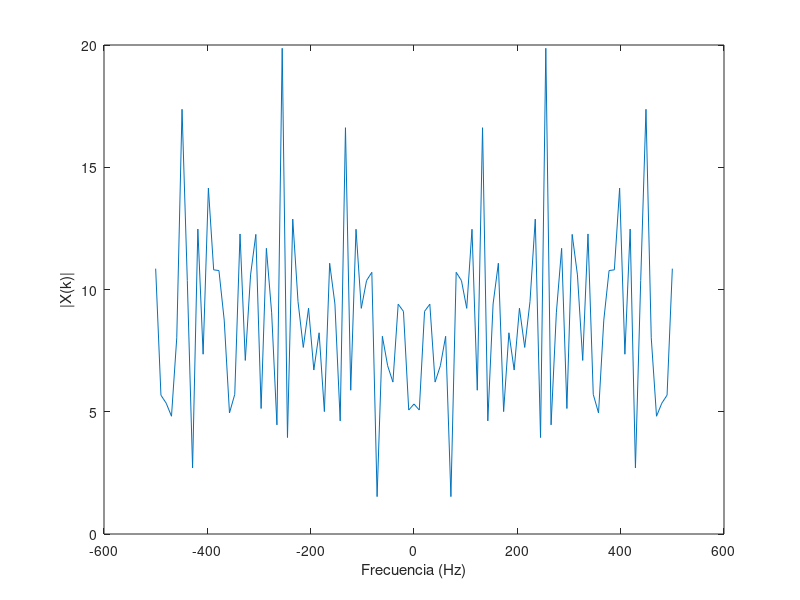

Write MATLAB code to recreate this figure. (Note: this script raises an error after producing the figure.)
%%%%%%%%%%%%%%%%%%%%%%%%%%%%%%%%%%%%%%%%%%%%%%%%%%%%%%%%%%%%
%%%%%%%%%%%%%%  PARTE 1: Convolución Circular %%%%%%%%%%%%%%
%%%%%%%%%%%%%%%%%%%%%%%%%%%%%%%%%%%%%%%%%%%%%%%%%%%%%%%%%%%%

% PREGUNTA 1

% Parámetros
N = 99;        % Longitud de x[n], puede ajustarse
Ts = 1e-3;     % Periodo de muestreo

% Generar señal aleatoria x[n]
x = randn(N, 1);

% Calcular su espectro X(k)
X = fftshift(fft(x));

% Vector de frecuencia para graficar
Fs = 1/Ts;
f = linspace(-Fs/2, Fs/2, N);

% Graficar el espectro de x[n]
figure;
plot(f, abs(X));
xlabel("Frecuencia (Hz)");
ylabel("|X(k)|");
xline(0)
title("Espectro de x[n]");

% PREGUNTA 2

% Respuesta al impulso del canal h[n]
h = [0, -0.1, 0.3, -0.5, 0.7, -0.9, 0.7, -0.5, 0.3, -0.1, 0]';

% Llenar con ceros h[n] hasta longitud N
h_padded = [h; zeros(N - length(h), 1)];

% Calcular su espectro H(k)
H = fftshift(fft(h_padded));

% Graficar el espectro de h[n]
figure;
plot(f, abs(H));
xlabel("Frecuencia (Hz)");
ylabel("|H(k)|");
title("Espectro de h[n]");

% Convolución lineal
y = conv(x, h);

% Calcular su FFT de N puntos
Y = fftshift(fft(y, N));

% Graficar el espectro de y[n]
figure;
plot(f, abs(Y));
xlabel("Frecuencia (Hz)");
ylabel("|Y(k)|");
title("Espectro de y[n] (Convolución Lineal)");

% Convolución circular
yc = cconv(x, h, N);  % Convolución circular de N puntos

% Calcular su espectro Yc(k)
Yc = fftshift(fft(yc));

% Graficar el espectro de yc[n]
figure;
plot(f, abs(Yc));
xlabel("Frecuencia (Hz)");
ylabel("|Y_c(k)|");
title("Espectro de y_c[n] (Convolución Circular)");

% Calcular el producto X(k) * H(k)
XH = X .* H;

% Comparación entre X(k)*H(k) y Y(k)
figure;
subplot(2,1,1);
plot(f, abs(XH), f, abs(Y));
xlabel("Frecuencia (Hz)");
ylabel("Magnitud");
title("Comparación de X(k)*H(k) y Y(k)");
legend("|X(k)*H(k)|", "|Y(k)|");

% Comparación entre X(k)*H(k) y Yc(k)
subplot(2,1,2);
plot(f, abs(XH), f, abs(Yc));
xlabel("Frecuencia (Hz)");
ylabel("Magnitud");
title("Comparación de X(k)*H(k) y Y_c(k)");
legend("|X(k)*H(k)|", "|Y_c(k)|");

% Longitud del prefijo cíclico (debe ser >= longitud de h[n]-1)
L = length(h) - 1;

% Construir prefijo cíclico a partir de las últimas L muestras de x[n]
cyclic_prefix = x(end-L+1:end);

% Extender x[n] con prefijo cíclico
x_ext = [cyclic_prefix; x];

% Longitud óptima del prefijo cíclico es L = length(h) - 1 = 10
fprintf("Longitud elegida del prefijo cíclico: %d\n", L);

% Convolución lineal con la señal extendida
y_ext = conv(x_ext, h);

% Eliminar las primeras L muestras para extraer el resultado de la convolución circular
yc_extracted = y_ext(L+1:L+N);

% Verificar que yc extraído coincide con la convolución circular yc
difference = max(abs(yc - yc_extracted));
fprintf("Diferencia máxima entre yc y yc extraído: %e\n", difference);

%%%%%%%%%%%%%%%%%%%%%%%%%%%%%%%%%%%%%%%%%%%%%%%%%%%%%%%%%%%%
%%%%%%%%%%%%%%%%%%  PARTE 2: Ecualización %%%%%%%%%%%%%%%%%%
%%%%%%%%%%%%%%%%%%%%%%%%%%%%%%%%%%%%%%%%%%%%%%%%%%%%%%%%%%%%

% Parámetros de OFDM
NFFT = 128;           % Tamaño de FFT
Ncp = 16;             % Longitud del prefijo cíclico (varía según el caso)
Nofdm = 100;          % Número de símbolos OFDM
Nsub = 10;            % Número de subportadoras de datos
modOrder = 4;         % Modulación QPSK (número M-ario)

% Respuesta al impulso del canal h[n]
h = [0, -0.1, 0.3, -0.5, 0.7, -0.9, 0.7, -0.5, 0.3, -0.1, 0]';


% Respuesta de frecuencia ideal del canal
H = fft(h, NFFT);

% Generar bits aleatorios
numBits = Nsub * Nofdm * log2(modOrder);
bits = randi([0 1], numBits, 1);

%%%%%%%%%%%%%%%%%%%%%%%%%%%%%%%%%%%%%%%%%%%%%%%%%%%%%%%%%%%%
%%%%%%%%%%%%  PARTE A: Intervalo de guarda con 0 %%%%%%%%%%%%%%%%%%
%%%%%%%%%%%%%%%%%%%%%%%%%%%%%%%%%%%%%%%%%%%%%%%%%%%%%%%%%%%%

% Actualizar Ncp para este caso
Ncp = 16;

% Modulación QPSK
symbols = moduladorQPSK(bits);

% Remodelar símbolos en subportadoras x símbolos OFDM
symbols_matrix = reshape(symbols, Nsub, Nofdm);

% Inicializar la matriz de símbolos OFDM
X = zeros(NFFT, Nofdm);

% Mapear símbolos a subportadoras
X(2:Nsub+1, :) = symbols_matrix;

% Modulación OFDM (IFFT)
ofdm_symbols = ifft(X, NFFT);

% Agregar intervalo de guarda lleno de ceros
ofdm_with_guard = [zeros(Ncp, Nofdm); ofdm_symbols];

% Serializar los símbolos OFDM
s = ofdm_with_guard(:);

% Transmitir a través del canal
s_rx = conv(s, h);
s_rx = s_rx(1:length(s));

% Remodelar la señal recibida
s_rx_matrix = reshape(s_rx, NFFT + Ncp, Nofdm);

% Eliminar el intervalo de guarda
received_symbols = s_rx_matrix(Ncp+1:end, :);

% Demodulación OFDM (FFT)
Y = fft(received_symbols, NFFT);

size(Y)
size(repmat(H.', 1, Nofdm))

% Ecualización en el dominio de frecuencia
Y_eq = Y ./ repmat(H, 1, Nofdm);

% Extraer las subportadoras de datos
received_data = Y_eq(2:Nsub+1, :);
received_data = received_data(:);

% Demodulación QPSK
received_bits = demoduladorQPSK(received_data);

% Calcular BER
num_errors = sum(bits ~= received_bits);
bit_error_rate = num_errors / numBits;
fprintf("Caso a) BER con intervalo de guarda en cero: %f\n", bit_error_rate);

% Diagrama de constelación
figure;
subplot(1,2,1);
plot(real(symbols), imag(symbols), "o");
title("Constelación Transmitida");
xlabel("En Fase");
ylabel("En Cuadratura");
axis square;

subplot(1,2,2);
plot(real(received_data), imag(received_data), "o");
title("Constelación Recibida (Caso a)");
xlabel("En Fase");
ylabel("En Cuadratura");
axis square;

%%%%%%%%%%%%%%%%%%%%%%%%%%%%%%%%%%%%%%%%%%%%%%%%%%%%%%%%%%%%
%%%%%%%%%%%%  PARTE B: Intervalo de guarda con 0 %%%%%%%%%%%%%%%%%%
%%%%%%%%%%%%%%%%%%%%%%%%%%%%%%%%%%%%%%%%%%%%%%%%%%%%%%%%%%%%

% Actualizar Ncp para el Caso b)
Ncp = 4;  % Longitud del prefijo cíclico menor al canal

% Modulación QPSK
symbols_b = moduladorQPSK(bits);

% Remodelar símbolos en subportadoras x símbolos OFDM
symbols_matrix_b = reshape(symbols_b, Nsub, Nofdm);

% Inicializar la matriz de símbolos OFDM
X_b = zeros(NFFT, Nofdm);

% Mapear símbolos a subportadoras
X_b(2:Nsub+1, :) = symbols_matrix_b;

% Modulación OFDM (IFFT)
ofdm_symbols_b = ifft(X_b, NFFT);

% Agregar prefijo cíclico (copia de las últimas Ncp muestras)
cyclic_prefix_b = ofdm_symbols_b(end-Ncp+1:end, :);
ofdm_with_cp_b = [cyclic_prefix_b; ofdm_symbols_b];

% Serializar los símbolos OFDM
s_b = ofdm_with_cp_b(:);

% Transmitir a través del canal
s_rx_b = conv(s_b, h);
s_rx_b = s_rx_b(1:length(s_b));

% Remodelar la señal recibida
s_rx_matrix_b = reshape(s_rx_b, NFFT + Ncp, Nofdm);

% Eliminar el prefijo cíclico
received_symbols_b = s_rx_matrix_b(Ncp+1:end, :);

% Demodulación OFDM (FFT)
Y_b = fft(received_symbols_b, NFFT);

% Ecualización en el dominio de frecuencia
Y_eq_b = Y_b ./ repmat(H, 1, Nofdm);

% Extraer las subportadoras de datos
received_data_b = Y_eq_b(2:Nsub+1, :);
received_data_b = received_data_b(:);

% Demodulación QPSK
received_bits_b = demoduladorQPSK(received_data_b);

% Calcular BER
num_errors_b = sum(bits ~= received_bits_b);
bit_error_rate_b = num_errors_b / numBits;
fprintf("Caso b) BER con prefijo cíclico corto: %f\n", bit_error_rate_b);

% Diagrama de constelación
figure;
subplot(1,2,1);
plot(real(symbols_b), imag(symbols_b), "o");
title("Constelación Transmitida");
xlabel("En Fase");
ylabel("En Cuadratura");
axis square;

subplot(1,2,2);
plot(real(received_data_b), imag(received_data_b), "o");
title("Constelación Recibida (Caso b)");
xlabel("En Fase");
ylabel("En Cuadratura");
axis square;

%%%%%%%%%%%%%%%%%%%%%%%%%%%%%%%%%%%%%%%%%%%%%%%%%%%%%%%%%%%%
%%%%%%%%%%%%  PARTE C:  %%%%%%%%%%%%%%%%%%
%%%%%%%%%%%%%%%%%%%%%%%%%%%%%%%%%%%%%%%%%%%%%%%%%%%%%%%%%%%%

% Actualizar Ncp para el Caso c)
Ncp = 16;  % Longitud del prefijo cíclico igual o mayor al canal

% Modulación QPSK
symbols_c = moduladorQPSK(bits);

% Remodelar símbolos en subportadoras x símbolos OFDM
symbols_matrix_c = reshape(symbols_c, Nsub, Nofdm);

% Inicializar la matriz de símbolos OFDM
X_c = zeros(NFFT, Nofdm);

% Mapear símbolos a subportadoras
X_c(2:Nsub+1, :) = symbols_matrix_c;

% Modulación OFDM (IFFT)
ofdm_symbols_c = ifft(X_c, NFFT);

% Agregar prefijo cíclico (copia de las últimas Ncp muestras)
cyclic_prefix_c = ofdm_symbols_c(end-Ncp+1:end, :);
ofdm_with_cp_c = [cyclic_prefix_c; ofdm_symbols_c];

% Serializar los símbolos OFDM
s_c = ofdm_with_cp_c(:);

% Transmitir a través del canal
s_rx_c = conv(s_c, h);
s_rx_c = s_rx_c(1:length(s_c));

% Remodelar la señal recibida
s_rx_matrix_c = reshape(s_rx_c, NFFT + Ncp, Nofdm);

% Eliminar el prefijo cíclico
received_symbols_c = s_rx_matrix_c(Ncp+1:end, :);

% Demodulación OFDM (FFT)
Y_c = fft(received_symbols_c, NFFT);

% Ecualización en el dominio de frecuencia
Y_eq_c = Y_c ./ repmat(H, 1, Nofdm);

% Extraer las subportadoras de datos
received_data_c = Y_eq_c(2:Nsub+1, :);
received_data_c = received_data_c(:);

% Demodulación QPSK
received_bits_c = demoduladorQPSK(received_data_c);

% Calcular BER
num_errors_c = sum(bits ~= received_bits_c);
bit_error_rate_c = num_errors_c / numBits;
fprintf("Caso c) BER con prefijo cíclico suficiente: %f\n", bit_error_rate_c);

% Diagrama de constelación
figure;
subplot(1,2,1);
plot(real(symbols_c), imag(symbols_c), "o");
title("Constelación Transmitida");
xlabel("En Fase");
ylabel("En Cuadratura");
axis square;

subplot(1,2,2);
plot(real(received_data_c), imag(received_data_c), "o");
title("Constelación Recibida (Caso c)");
xlabel("En Fase");
ylabel("En Cuadratura");
axis square;